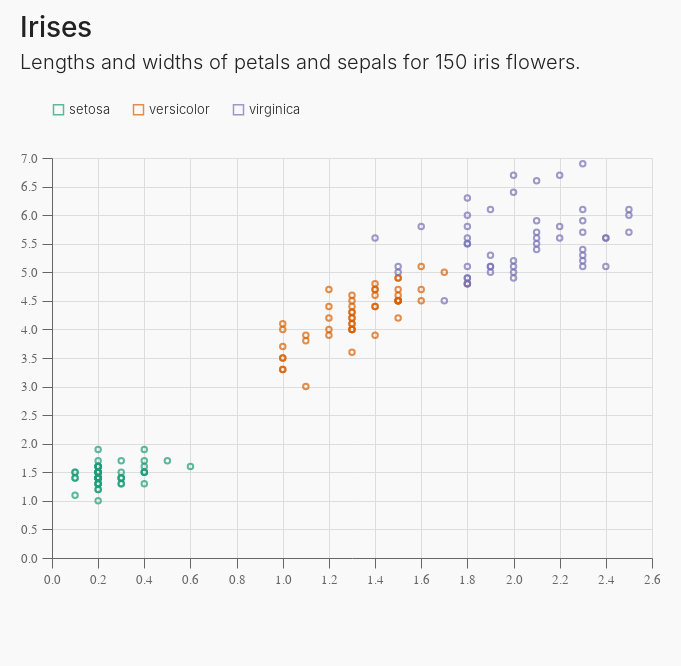

Notebook source saved alongside this figure:
### Markdown cell above
## Scatterplot

### Code cell
alt.Chart(data.iris()).mark_point().encode(
        x='petalWidth',
        y='petalLength',
        color=alt.Color('species', scale=alt.Scale(scheme='dark2'))
        # color=alt.Color('species', scale=alt.Scale(scheme='dark2'), title='Species') # add a title to the legend if needed
    ).configure_axisY( # adding some colors back to the scatterplot
        domainColor='#666666',
        tickColor='#666666',
    ).properties(
        title={
            'text': 'Irises',
            'subtitle' : ['Lengths and widths of petals and sepals for 150 iris flowers.',' ']
        }
    )

### Figure 1 — Vega-Lite specification as saved in the notebook (floating-point values rounded to 4 significant figures; data arrays with more than 128 entries replaced by an {"elided": "..."} marker saying what was removed)
{"config": {"view": {"width": 600, "height": 400, "strokeOpacity": 0}, "background": "#f9f9f9", "padding": {"left": 20, "top": 15, "right": 20, "bottom": 80}, "arc": {"fill": "#0077bb"}, "area": {"fill": "#0077bb"}, "line": {"stroke": "#0077bb", "strokeWidth": 3}, "path": {"stroke": "#0077bb"}, "rect": {"fill": "#0077bb"}, "shape": {"stroke": "#0077bb"}, "bar": {"fill": "#0077bb"}, "point": {"stroke": "#0077bb"}, "symbol": {"fill": "#0077bb", "size": 30}, "title": {"font": "Tenon", "fontSize": 28, "color": "#222222", "fontWeight": 500, "align": "left", "anchor": "start", "subtitleFont": "Tenon", "subtitleColor": "#222222", "subtitleFontSize": 20, "subtitleFontWeight": 300, "subtitlePadding": 10, "subtitleLineHeight": 26}, "axis": {"title": null, "titleColor": "#666666", "labelFont": "Tenon", "labelFontSize": 13, "titleFontWeight": 300, "labelColor": "#666666", "labelFlush": false, "labelPadding": 5, "tickSize": 10, "gridColor": "#dddddd"}, "axisX": {"domainColor": "#666666", "tickColor": "#666666"}, "axisY": {"domainColor": "#666666", "tickColor": "#666666"}, "legend": {"title": null, "orient": "top", "direction": "horizontal", "offset": 40, "columnPadding": 20, "titleFont": "Tenon", "titleFontSize": 14, "titleFontWeight": 400, "labelAlign": "left", "labelFont": "Tenon", "labelFontSize": 13, "labelFontWeight": 300, "labelColor": "#222222", "labelBaseline": "middle", "rowPadding": 10, "symbolType": "square"}}, "data": {"name": "data-a264acbd6e539a8b3afc0cb5f240fb57"}, "mark": "point", "encoding": {"color": {"field": "species", "scale": {"scheme": "dark2"}, "type": "nominal"}, "x": {"field": "petalWidth", "type": "quantitative"}, "y": {"field": "petalLength", "type": "quantitative"}}, "title": {"text": "Irises", "subtitle": ["Lengths and widths of petals and sepals for 150 iris flowers.", " "]}, "$schema": "https://vega.github.io/schema/vega-lite/v4.17.0.json", "datasets": {"data-a264acbd6e539a8b3afc0cb5f240fb57": {"elided": "150 records"}}}
